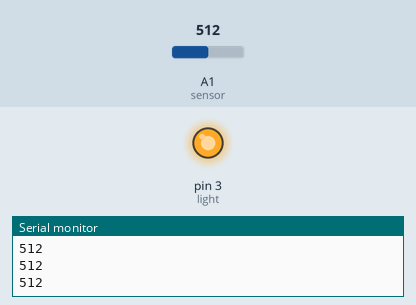
Simulated run of this sketch. Board: Arduino Uno, built with avr-gcc and run on an emulated ATmega328P. Parts: output pins drawn as LEDs (lit = HIGH), the last lines printed to the serial monitor. The test bench sets the inputs (shaded band); at power-on: A1 (sensor) = 512.

Above: at 1.2 s.
1.3 s: A1 (sensor) set to 318
2.8 s: A1 (sensor) set to 285
At 4.0 s:
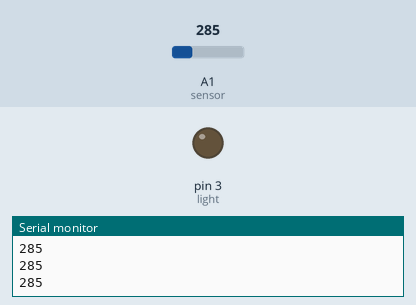
4.3 s: A1 (sensor) set to 493
5.8 s: A1 (sensor) set to 513
At 6.4 s:
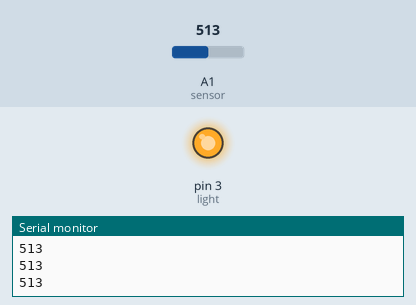
7.3 s: A1 (sensor) set to 290
At 8.6 s:
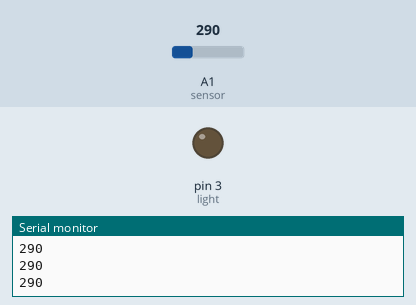
Timing chart, 0 to 9.8 s (numbered marks = the images above; inputs shaded):
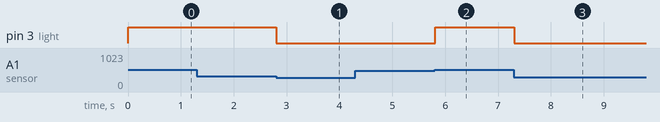

Measured:
- the behaviour switches between 300 and 299 on A1 (sensor) (found by bisection; images 0 and 1)
- the behaviour switches between 500 and 501 on A1 (sensor) (found by bisection; images 1 and 2)
- after the input at 2.8 s, pin 3 (light): HIGH → LOW at once
- after the input at 5.8 s, pin 3 (light): LOW → HIGH at once
- after the input at 7.3 s, pin 3 (light): HIGH → LOW at once

The sketch:

autoBrightness.ino
```cpp
int light = 3;
int sensor = 1;
bool bright = true;

void setup() {
  // put your setup code here, to run once:
  Serial.begin(9600);
  pinMode(light, OUTPUT);
  pinMode(sensor, INPUT);
}

void loop() {
  // put your main code here, to run repeatedly:
  if (bright){
    analogWrite(light, 255);
  } else {
    analogWrite(light, 0);
  }
  if (analogRead(sensor) > 500){
    bright = true;
  }
  if (analogRead(sensor) < 300){
    bright = false;
  }


  Serial.println(analogRead(sensor));
}
```
